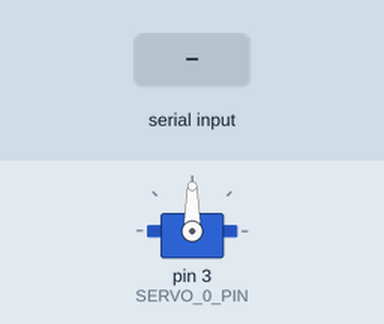
Recording of a sketch running on a simulated Arduino Uno, built with avr-gcc and run on an emulated ATmega328P. On the bench: servo. The inputs (shaded band) are chosen by the test bench.

Above: at 1.2 s.
1.3 s: "30,150\n" received over Serial
At 2.8 s:
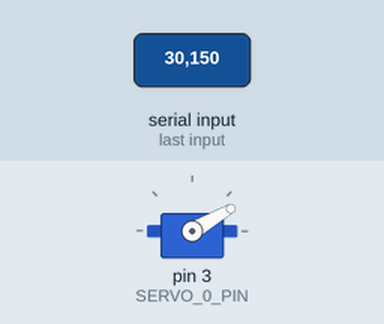
3.8 s: "5\n" received over Serial
At 5.7 s:
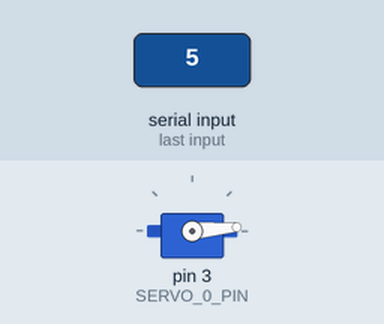
6.3 s: "200\n" received over Serial
At 7.7 s:
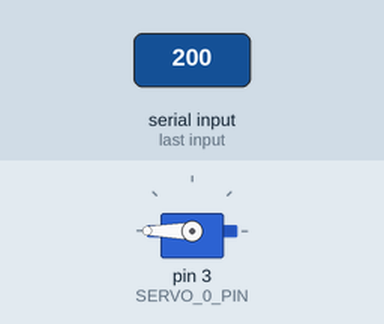
8.8 s: "90,45\n" received over Serial
At 10.9 s:
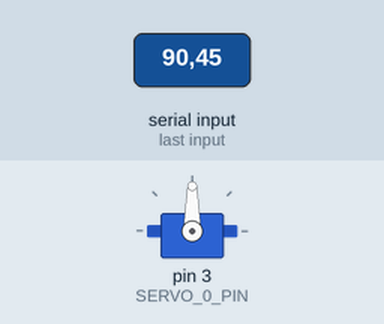
Timing chart, 0 to 12.3 s (numbered marks = the images above; inputs shaded):
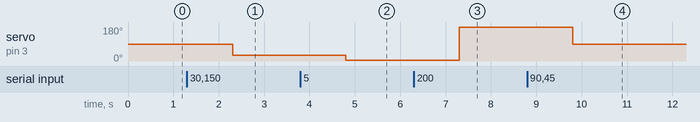

Measured:
- after the input at 1.3 s, servo on pin 3 (SERVO_0_PIN): 90° → 30° after 1.0 s
- after the input at 3.8 s, servo on pin 3 (SERVO_0_PIN): 30° → 5° after 1.0 s
- after the input at 6.3 s, servo on pin 3 (SERVO_0_PIN): 5° → 180° after 1.0 s
- after the input at 8.8 s, servo on pin 3 (SERVO_0_PIN): 180° → 90° after 1.0 s

The sketch:

servo_control.ino
```cpp
#include <Servo.h>

const int SERVO_0_PIN = 3;

Servo servo_0;  // create servo object to control a servo

void setup() {
  servo_0.attach(SERVO_0_PIN);  // attaches the servo on pin 9 to the servo object
  Serial.begin(9600);
}

void loop() {
  String msg;
  if (Serial.available() > 0) {
    // read the incoming string:
    msg = Serial.readString();
    // Parse string and convert into ints
    int angle_0 = msg.substring(0,3).toInt();

    // Write to servos incoming angles
    servo_0.write(angle_0);
  }
}
```
